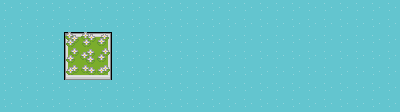

Tiled map render using the project's own tile images. Description and the whole map definition, tile-layer contents included, below:
An orthogonal 25x7 tile map with 16x16 px tiles, 1 tile layer (Tile Layer 1).

<map version="1.0" orientation="orthogonal" renderorder="right-down" width="25" height="7" tilewidth="16" tileheight="16" nextobjectid="1">
 <tileset firstgid="1" name="roguelikeSheet_transparent" tilewidth="16" tileheight="16" spacing="1" tilecount="1767" columns="57">
  <image source="../images/roguelikeSheet_transparent.png" width="968" height="526" />
 </tileset>
 <layer name="Tile Layer 1" width="25" height="7">
  <data encoding="csv">
1,1,1,1,1,1,1,1,1,1,1,1,1,1,1,1,1,1,1,1,1,1,1,1,1,
1,1,1,1,1,1,1,1,1,1,1,1,1,1,1,1,1,1,1,1,1,1,1,1,1,
1,1,1,1,516,517,518,1,1,1,1,1,1,1,1,1,1,1,1,1,1,1,1,1,1,
1,1,1,1,573,574,575,1,1,1,1,1,1,1,1,1,1,1,1,1,1,1,1,1,1,
1,1,1,1,630,631,632,1,1,1,1,1,1,1,1,1,1,1,1,1,1,1,1,1,1,
1,1,1,1,1,1,1,1,1,1,1,1,1,1,1,1,1,1,1,1,1,1,1,1,1,
1,1,1,1,1,1,1,1,1,1,1,1,1,1,1,1,1,1,1,1,1,1,1,1,1
</data>
 </layer>
</map>
